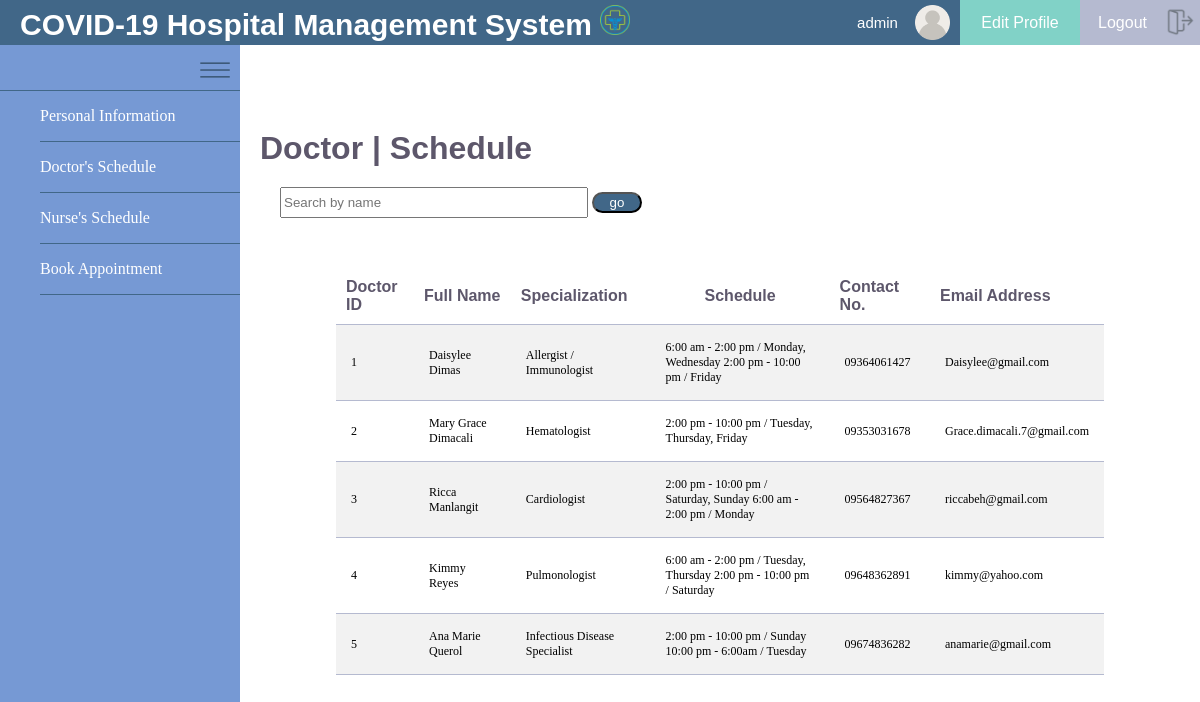
The app's page /Receptionist/rdoctor_sched.php (signed in) with its own data.
### tables this page shows
CREATE TABLE `doctor_register` (
  `ID` int(20) NOT NULL,
  `dFull_name` varchar(255) NOT NULL,
  `dBirthday` date NOT NULL,
  `dSpecialization` varchar(255) NOT NULL,
  `dSchedule` varchar(255) NOT NULL,
  `dAddress` varchar(255) NOT NULL,
  `dContact_no` varchar(200) NOT NULL,
  `dEmail_Add` varchar(255) NOT NULL,
  `dUsername` varchar(255) NOT NULL,
  `dPassword` varchar(255) NOT NULL
);

### Receptionist/rdoctor_sched.php (the view, shortened to what this page needs)
<?php include('code.php'); ?>
<!DOCTYPE html>
<html>
<head>
	<link rel="stylesheet" type="text/css" href="r.css">
</head>
<body>
		<div class="navbar">
		<h1 id="name">COVID-19 Hospital Management System
			<img src="images/hospital.png" id="hospital">
		</h1>
	</div>
	<div id="username" style="font-family: arial; color: white; text-align: center; justify-content: center; line-height: 45px; font-size: 15px;">
		<img src="Images/user.png" id="userpng">
		<?php echo $_SESSION ['username'];?>
	</div>
	<div>
	<a href="recep_edit.php"><div id="edit" style="font-family: arial; color: white; text-align: center; justify-content: center; line-height: 45px; font-size: 16px;">Edit Profile <img src="Images/edit.png" id="editpng"> </div></a>
		 	<a href="logout.php"><div id="logout" style="font-family: arial; color: white; text-align: center; justify-content: center; line-height: 45px; font-size: 16px;">Logout <img src="Images/logout.png" id="logoutpng"></div></a>
	<div id="menu">
		<img src="Images/menu.png" id="menus">
	</div>
	<div class="area">
		<h1 class="htitle">Doctor | Schedule</h1>
		<div id="search">
			<?php if(isset($_POST['go'])){
			$search = $_POST['search'];
			$sql = "SELECT ID, dFull_name, dSpecialization, dSchedule, dContact_no, dEmail_Add FROM doctor_register  WHERE dFull_name LIKE '%$search%'";
		}else{
			$sql = "SELECT ID, dFull_name, dSpecialization, dSchedule, dContact_no, dEmail_Add FROM doctor_register ";
			$search ="";
		}
			$results = mysqli_query($db, $sql );
		 ?>
			<form method="post" action="rdoctor_sched.php">
			<input type="text" name="search" placeholder="Search by name" value="<?php echo $search;?>">
			<button name="go">go</button>
		</form>
		</div>
			<table width="80%" class="tbl">
				<tr class="tr">
						<th class="th">Doctor ID</th>
						<th class="th">Full Name</th>
						<th class="th">Specialization</th>
						<th class="th" style="text-align: center;">Schedule</th>
						<th class="th">Contact No.</th>
						<th class="th">Email Address</th>
					</tr>
				<?php while ($row = mysqli_fetch_array($results)) { ?>
					<tr class="tr">
						<td class="td"><?php echo $row['ID']; ?></td>
						<td class="td"><?php echo $row['dFull_name']; ?></td>
						<td class="td"><?php echo $row['dSpecialization']; ?></td>
						<td class="td"><?php echo $row['dSchedule']; ?></td>
						<td class="td"><?php echo $row['dContact_no']; ?></td>
						<td class="td"><?php echo $row['dEmail_Add']; ?></td>
					</tr>
				<?php } ?>
				</table>
	</div>
	<div id="menulist">
		<ul>
			<li><a href="home.php">Personal Information</a></li>
			<li><a href="rdoctor_sched.php">Doctor's Schedule</a></li>
			<li><a href="rnurse_schedule.php">Nurse's Schedule</a></li>
			<li><a href="book_appointment.php">Book Appointment</a></li>
		</ul>
	</div>
</body>
</html>

### Receptionist/r.css (style rules this page uses)
* { margin: 0; }
#hospital { width: 30px; height: 30px; padding-top: 5px; }
#name { font-family: helvetica; font-size: 30px; color: white; text-align: left; text-indent: 20px; }
.navbar { background: #416788; width: 70%; height: 45px; float: left; }
#username { width: 10%; float: left; background: #416788; height: 45px; }
#edit { width: 10%; background: #81D2c7; float: left; height: 45px; }
#logout { width: 10%; background: #b5bad0; float: left; height: 45px; }
#menu { background: #7699d4; width: 20%; height: 45px; border-bottom: 1px solid #416788; float: left; }
#menulist { background: #7699d4; width: 20%; height:100vh; }
ul { box-sizing: border-box; }
ul li { font-family: verdana; background: #7699d4; border-bottom: 1px solid #416788; line-height: 50px; list-style: none; }
ul li a { text-decoration: none; color: white; }
.htitle { font-family: Arial; margin-top: 85px; text-indent:20px; color: #5d576b; }
.area { overflow: hidden; overflow-y: scroll; background: white; float: right; width: 80%; height: calc(100vh - 45px); box-sizing: border-box; }
.tbl { margin: 30px auto; border-collapse: collapse; }
.th { text-align: left; border: none; border-bottom: 1px solid #b5bad0; color: #5d576b; font-family: helvetica; font-weight: 500px; padding: 10px; }
.td { font-family: verdana; font-size: 12px; padding: 15px; border: none; border-bottom: 1px solid #b5bad0; }
.tr { padding: 20px; }
.tr:nth-child(even) { background-color: #f2f2f2; }
#search { margin-left: 20px; padding: 20px; }
#search input { height: 25px; width: 300px; }
#search button { background: #416788; width: 50px; color: white; border-radius: 20px; }
#menus { height: 50px; width: 50px; float: right; }
#userpng { padding-top: 5px; padding-right: 10px; height: 35px; width: 35px; float: right; }
#logoutpng { padding-top: 5px; padding-right: 5px; height: 40px; width: 30px; float: right; }

### records on screen
doctor_register: ID "1", dFull_name "Daisylee Dimas", dSpecialization "Allergist / Immunologist", dSchedule "6:00 am - 2:00 pm / Monday, Wednesday 2:00 pm - 10:00 pm / Friday", dContact_no "09364061427", dEmail_Add "Daisylee@gmail.com"
doctor_register: ID "2", dFull_name "Mary Grace Dimacali", dSpecialization "Hematologist", dSchedule "2:00 pm - 10:00 pm / Tuesday, Thursday, Friday", dContact_no "09353031678", dEmail_Add "Grace.dimacali.7@gmail.com"
doctor_register: ID "3", dFull_name "Ricca Manlangit", dSpecialization "Cardiologist", dSchedule "2:00 pm - 10:00 pm / Saturday, Sunday 6:00 am - 2:00 pm / Monday", dContact_no "09564827367", dEmail_Add "riccabeh@gmail.com"
doctor_register: ID "4", dFull_name "Kimmy Reyes", dSpecialization "Pulmonologist", dSchedule "6:00 am - 2:00 pm / Tuesday, Thursday 2:00 pm - 10:00 pm / Saturday", dContact_no "09648362891", dEmail_Add "kimmy@yahoo.com"
doctor_register: ID "5", dFull_name "Ana Marie Querol", dSpecialization "Infectious Disease Specialist", dSchedule "2:00 pm - 10:00 pm / Sunday 10:00 pm - 6:00am / Tuesday", dContact_no "09674836282", dEmail_Add "anamarie@gmail.com"

### other values on screen
$_SESSION ['username'] "admin"
